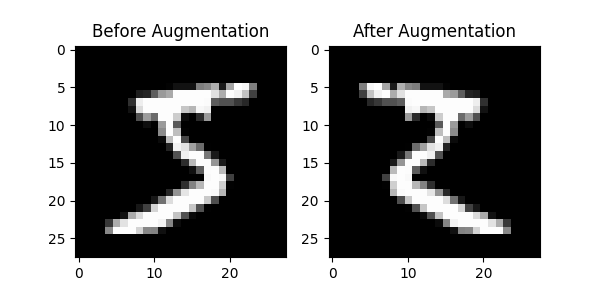

This figure's Python source:
import tensorflow as tf
import matplotlib.pyplot as plt
from tensorflow.keras.datasets import mnist

# Load the MNIST dataset
(train_images, train_labels), _ = mnist.load_data()

# Convert the images to float32 and reshape for the model
train_images = train_images.reshape(train_images.shape[0], 28, 28, 1).astype('float32')

# Normalize the pixel values
train_images = train_images / 255.0

# Convert labels to int64
train_labels = train_labels.astype('int64')

# Create a TensorFlow dataset
train_dataset = tf.data.Dataset.from_tensor_slices((train_images, train_labels))

# Filter for only the digit '4'
train_dataset = train_dataset.filter(lambda image, label: label == 5)

# Augment data function
def augment(image, label):
    image = tf.image.random_flip_left_right(image)
    image = tf.image.random_contrast(image, lower=0.8, upper=1.2)
    return image, label

# Take one sample to show before and after augmentation
for image, label in train_dataset.take(1):
    # Plot before augmentation
    plt.figure(figsize=(6, 3))
    plt.subplot(1, 2, 1)
    plt.imshow(image[:,:,0], cmap='gray')
    plt.title('Before Augmentation')

    # Augment the image
    augmented_image, _ = augment(image, label)

    # Plot after augmentation
    plt.subplot(1, 2, 2)
    plt.imshow(augmented_image[:,:,0], cmap='gray')
    plt.title('After Augmentation')
    plt.show()
